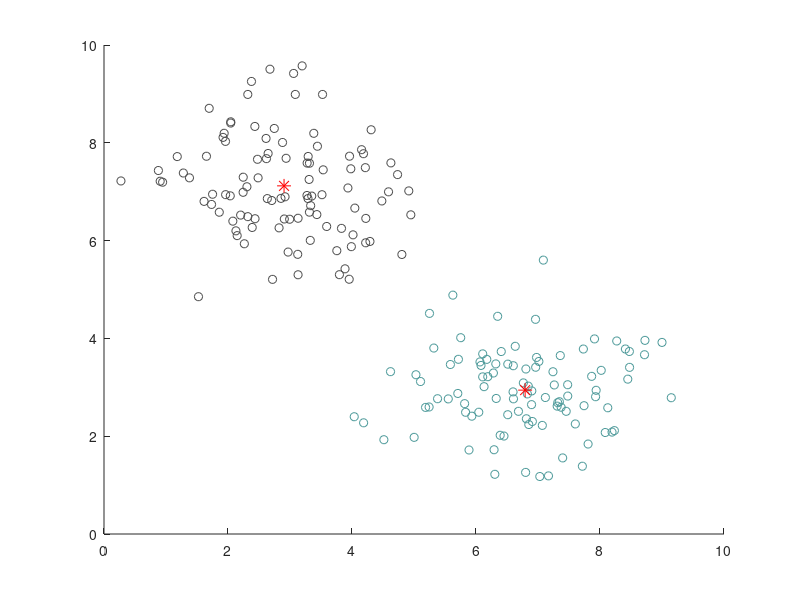

This figure's MATLAB source:
clear,clc,close all;
data1 = randn(200,1)+3;
data2 = randn(200,1)+7;
data(1:100,1:2) = [data1(1:100),data2(1:100)];
data(101:200,1:2) = [data2(101:200),data1(101:200)];


centerNum = 2;
[center,U,obj_fcn] = fcm(data,centerNum);

% Find the data points with highest grade of membership in each cluster
maxU = max(U);
index = cell(centerNum);
for i =1 : centerNum
    indTmp = find(U(i,:) == maxU);
    index(i) = {indTmp};
    colorRGB = [1 i i] .* 0.3;                 % ensure colorRGB less than [1 1 1]
    line(data(index{i},1),data(index{i},2),'lineStyle', 'none','marker', 'o','color', colorRGB);
end

% Plot the cluster centers
line(center(:,1),center(:,2),'lineStyle', 'none','markersize',10,'marker', '*','color', 'r');